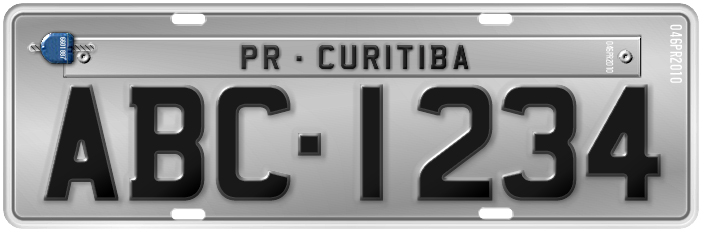
#> input picture placa-carro.jpg, 707 x 236 px
$ python test-cv5.py
#> lines starting #> are read from the running program, lines starting #| are printed output that depends on the picture; after the words box and inside, x2 and y2 are one past the last pixel; in counts of white or black regions, pixels touching at a corner belong together
import cv2
import pytesseract
from PIL import Image
import string
import re

# Carrega a imagem da placa de carro
img2 = cv2.imread("placa-carro.jpg")
#> img2 is the input picture: shape (236, 707, 3); mean B, G, R 151.8, 151.6, 151.4

# Converte a imagem para preto e branco
img = cv2.cvtColor(img2, cv2.COLOR_BGR2GRAY)

# Aplicar um algoritmo de thresholding para separar a placa de carro do fundo
thresh = cv2.threshold(img, 0, 255, cv2.THRESH_BINARY_INV + cv2.THRESH_OTSU)[1]
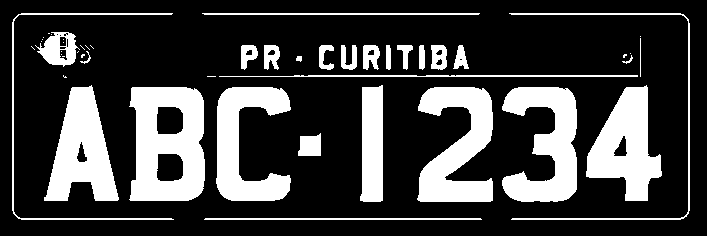
#> thresh: shape (236, 707); 24.8% white; 49 white regions (21 under 20 px), largest, box (x1, y1, x2, y2) and area: (129, 87, 205, 201) 6510, (417, 87, 493, 202) 5234, (502, 87, 577, 202) 5081

# Extrai o texto da placa de carro usando o OCR
#> (the run stopped early here; a loop or call above may not have finished)
